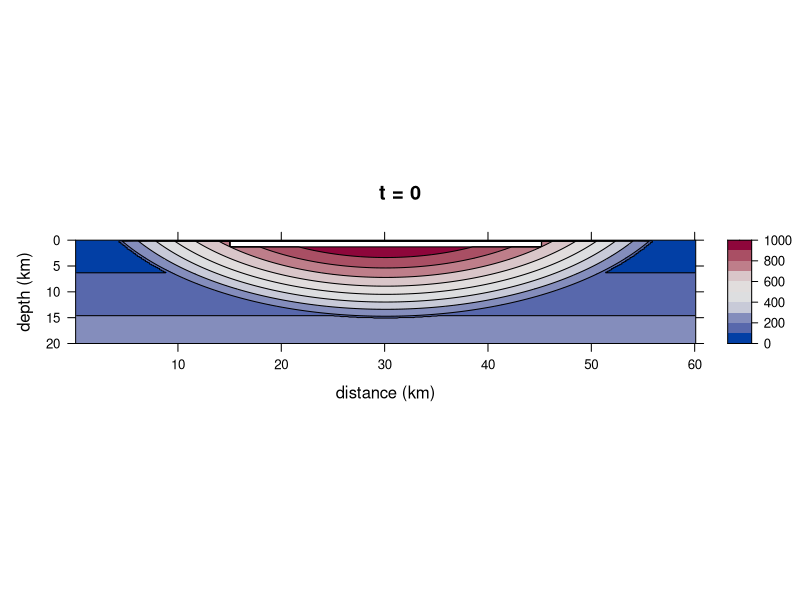

Generate this figure with R: (Note: a time limit stopped this script after it produced the figure.)
# This script creates a finite difference model of the cooling of a melt sheet
# caused by an impact.
# In this case we model the cooling of the Morokweng melt sheet.
# This code is designed to run in R.
# Updated 2020.10.30 CH

## SETUP -----------------------------------------------------------------------

# Clear all from workspace/environment.
  # rm(list = ls())

# Install and load required packages.
  # Install and load lattice for plotting results.
  if(!require(lattice)){install.packages("lattice")}
  library(lattice)
  # Install and load grDevices for plot color schemes.
  if(!require(grDevices)){install.packages("grDevices")}
  library(grDevices)


## SET MODEL DIMENSIONS --------------------------------------------------------

# Define grid size and node spacing for the model.

# Define size of model domain. 
  x.size <- 60000  # [m]
  z.size <- 20000  # [m]
# Set resolution (number of nodes).  
  x.num <- 300
  z.num <- 200 
# Define stepsize.
  dx <- x.size / (x.num - 1)  # [m] 
  dz <- z.size / (z.num - 1)  # [m]  
# Create vectors of node locations.
  x <- seq(from = 0, to = x.size, by = dx)  # [m]
  z <- seq(from = 0, to = z.size, by = dz)  # [m]


## SET MODEL PARAMETERS --------------------------------------------------------

# Define material properties and initialize arrays for the model area and for
# the melt sheet. 
# All temperatures in °C should be converted to K before running the model.

# Set and calculate constants.
# Set latent heat of fusion of diopside.
  # Suggested value: 421000 J/kg; Abramov and Kring (2007)
  L <- 421000  # [J/kg] 
# Set liquidus temperature.
  # Suggested value: 1195°C from MELTS modeling.
  T.liquidus.C <- 1195  # [°C]
  T.liquidus <- T.liquidus.C + 273.15  # [K]
# Set solidus temperature.
  # Suggested value: 796°C from MELTS modeling.
  T.solidus.C <- 796  # [°C]
  T.solidus <- T.solidus.C + 273.15  # [K]
# Set Zr saturation temperature from MELTS modeling.
  T.Zrsat.C <- 880  # [°C]
# Set heat capacity with no latent heat.
  # Suggested value: 1000 J/(kg*K), heat capacity of basement, melt, breccia; 
  # Abramov and Kring (2007)
  Cp.nolatent <- 1000  # [J/(kg*K)]
# Set initial heat capacity.
  Cp.initial <- matrix(data = Cp.nolatent, nrow = x.num, 
                       ncol = z.num)  # [J/(kg*K)]
# Calculate heat capacity accounting for latent heat of fusion.
  # Suggested value: 3339 J/(kg*K); Abramov and Kring (2007)
  Cp.prime <- Cp.initial + (L / (T.liquidus - T.solidus))  # [J/(kg*K)]
# Initialize matrix for initial model setup below.
  Cp.0 <- Cp.initial  
# Set thermal conductivity.
  # Suggested value: 2.5 W/(m*K), thermal conductivity of basement, melt, 
  # breccia; Abramov and Kring (2007)
  k <- matrix(data = 2.5, nrow = x.num, ncol = z.num)  #[W/(m*K)]
# Set heat productiion.
  # Suggested value: 2.2e-6 is average A value from Jones (1988), table 6
  A <- matrix(data = 2.2e-6, nrow = x.num, ncol = z.num)  # [W/(m^3)]
# Set density.
  # Suggested value: 2700 kg/(m^3), density of basement, melt, breccia; 
  # Abramov and Kring (2007)
  rho <- matrix(data = 2700, nrow = x.num, ncol = z.num)  # [kg/(m^3)]
# Calculate thermal diffusivity.
  Kappa <- k / (rho * Cp.nolatent)   # [(m^2)/s]
  Kappa.min <- min(Kappa)  # [(m^2)/s] 
# Set tectonic uplift rate.
  # We assumed no tectonic uplift. 
  U <- matrix(data = 0, nrow = x.num, ncol = z.num)  # [m/s]
# Set geothermal gradient.
  # Suggested value: 12 K/km, low end of gradient from Jones (1992) 
  a.Kkm <- 12  # [K/km]
  a <- a.Kkm / 1000  # [K/m]

# Define time step.
  dt.max.x <- (dx ^ 2) / (6 * Kappa.min)  # [s] 
  dt.max.z <- (dz ^ 2) / (6 * Kappa.min)  # [s] 
  dt.min <- min(dt.max.x, dt.max.z)
  dt.yr <- dt.min * 3.17098e-8 # [yr]
  dt <- dt.min
# Choose our own dt (has to be bigger than dt.min).
  dt.choice.yr <- 100  # [yr] 
  dt <- dt.choice.yr / 3.17098e-8  # [s]

# Set material properties of the melt sheet.
# Set the temperature of melt sheet.
  # Suggested value: 2370°C; Timms et al. (2017)  
  # Another option: 1700°C; Abramov and Kring (2007)
  T.meltsheet.C <- 2370  # [°C]
  T.meltsheet <- T.meltsheet.C + 273.15  # [K]
# Set dimensions of melt sheet.
  meltsheetdiameter <- 30000  # [m]
  meltsheetvolume <- 800  # [km^3]
# Calculate melt sheet thickness.
  meltsheetvolume.m3 <- meltsheetvolume * (1000 ^ 3)
  meltsheetthickness <- meltsheetvolume.m3 / 
    (((meltsheetdiameter / 2) ^ 2) * pi)  # [m]
# Find the position of the melt sheet in the modeling domain,
  # If the melt sheet is centered in the x direction in the model, find the 
  # position in meters along the x axis of the left (start) and right (end) 
  # sides of the meltsheet.
  xstart.melt <- mean(x) - (meltsheetdiameter / 2)  # [m]
  xend.melt <- mean(x) + (meltsheetdiameter / 2)  # [m]
  # Find the index in the vector that corresponds to the positions above.
  xstart.melt.index <- which(abs(x - xstart.melt) == min(abs(x - xstart.melt)))
  xend.melt.index <- which(abs(x - xend.melt) == min(abs(x - xend.melt)))
  # Find the z positions of the melt sheet. Make the melt sheet start on the 
  # second row of the matrix, below the air layer.
  zstart.melt.index <- 2 
  # If the melt sheet is meltsheetthickness and starts at the second row of the
  # model, find the index that corresponds to the bottom of the melt sheet.
  zend.melt <- z[2] + meltsheetthickness
  zend.melt.index <- round(zend.melt / dz, digits = 0)
  # Rename zend.melt for clarity later on.
  base.MS <- zend.melt / 1000  # [km]
# Input the sample height above base of melt sheet.
  M3.1 <- 0.7532
  M3.2 <- 0.4696
  M3.3 <- 0.2596
  M3.4 <- 0.1701
  M3.6 <- 0.1050
  
# Set a value for the air (surface) temperature.
  T.surface.C <- 25  # [°C]
  T.surface <- T.surface.C + 273.15  # [K]
  
# # Save table of parameters as a .csv file. Uncomment if needed.
# # Create and populate a data frame of model parameters (MP).
#   MP <- as.data.frame(matrix(data = NA, nrow = 1, ncol = 3))
#   colnames(MP) <- c("Variable", "Units", "Value")
#   # Model domain and resolution.
#   MP[1, ]  <- c("Model domain and resolution", "", "")
#   MP[2, ]  <- c("Modeled domain, distance", "km", x.size / 1000)
#   MP[3, ]  <- c("Model step size, distance", "m", round(dx, digits = 1))
#   MP[4, ]  <- c("Modeled domain, depth", "km", z.size / 1000)
#   MP[5, ]  <- c("Model step size, depth", "m", round(dz, digits = 1))
#   MP[6, ]  <- c("Model time step", "years", round(dt.choice.yr, digits = 1))
#   # Melt sheet size.
#   MP[7, ]  <- c("Melt sheet dimensions", "", "")
#   MP[8, ]  <- c("Melt sheet diameter", "km", meltsheetdiameter / 1000)
#   MP[9, ]  <- c("Melt sheet volume", "km^3", meltsheetvolume)
#   MP[10, ] <- c("Melt sheet thickness", "km", round(meltsheetthickness / 1000, digits = 2))
#   # Melt sheet and basement rock properties.
#   MP[11, ] <- c("Physical properties of basement and melt sheet", "", "")
#   MP[12, ] <- c("Geothermal gradient", "°C/km", a.Kkm)
#   MP[13, ] <- c("Latent heat of fusion of diopside", "J/kg", L)
#   MP[14, ] <- c("Heat capacity, no latent heat effects", "J/(kg*K)", Cp.nolatent)
#   MP[15, ] <- c("Heat capacity, accounting for latent heat of fusion", "J/(kg*K)", round(Cp.prime[1, 1], digits = 1))
#   MP[16, ] <- c("Thermal conductivity", "W/(m*K)", k[1, 1])
#   MP[17, ] <- c("Heat production, basement and melt sheet", "W/(m^3)", A[1, 1])
#   MP[18, ] <- c("Density, basement and melt sheet", "kg/(m^3)", rho[1,1])
#   MP[19, ] <- c("Thermal diffusivity, basement and melt", "(m^2)/s", round(Kappa[1, 1], digits = 7))
#   MP[20, ] <- c("Tectonic uplift", "m/s", U[1, 1])
#   # Temperatures.
#   MP[21, ] <- c("Temperatures", "", "")
#   MP[22, ] <- c("Temperature, melt sheet at time = 0", "°C", T.meltsheet.C)
#   MP[23, ] <- c("Temperature, surface", "°C", T.surface.C)
#   MP[24, ] <- c("Temperature, liquidus", "°C", T.liquidus.C)
#   MP[25, ] <- c("Temperature, solidus", "°C", T.solidus.C)
#   MP[26, ] <- c("Temperature, Zr saturation", "°C", T.Zrsat.C)
# # Write table to csv. Change path for your working directory.
#   write.csv(MP, file = "Morokweng Results/ModelParameters_2020.05.28.csv")
  

## INITIAL T DISTRIBUTION ------------------------------------------------------

# Set up an initial condition of an instantaneously emplaced melt sheet at an 
# elevated temperature and a central uplift region.

# Initialize a matrix for initial temperature conditions.
  T.0 <- matrix(data = 0, nrow = x.num, ncol = z.num)  # [K]
# Assign the first row of the initial matrix to be the air temperature.
  T.0[ , 1] <- T.surface  # [K] 
# Make a geotherm for the initialization matrix.
  for (i in 2:z.num) {
    T.0[ , i] <- T.0[1, 1] + a * z[i]
  }
  
# Elevate the temperature at central uplift.
  # Elevate the temperature at the central uplift by creating an ellipse with a
  # temperature gradient that is centered above the model domain (in the sky).
  # Here we used a large circle with a diameter two times larger than the melt 
  # sheet diameter, centered above the melt sheet. We scaled the temperature by 
  # position from center of ellipse and replaced these temperatures on relevant
  # nodes of the T.0 initialization matrix.
  for (i in 1:x.num) {
    for (j in 1:z.num) {
      # Calculate the value at the node to determine if it inside or outside the 
      # ellipse.
      node.value <- (((x[[i]] - mean(x))^2) / ((meltsheetdiameter)^2)) + 
        (((z[[j]] - (-meltsheetdiameter / 2))^2) / ((meltsheetdiameter) ^ 2))
      # Assign a value to the uplift matrix that depends on whether the node is
      # inside out outside the uplift ellipse.
      if (node.value <= 1) {
        # Inside the ellipse, scale the temperature position to decrease from 
        # center of ellipse. 
        T.0[i, j] <- 1600 + -node.value * 1150
      } else {
        # Outside the ellipse, keep the geotherm the same temperature.
        T.0[i, j] <- T.0[i, j] 
      }
    }
  }
# Check to see how the uplift geometry and scaling looks (uncomment next line).
  # levelplot(T.0 - 273.15, col.regions = rev(hcl.colors(n = 25, palette = 'Spectral')))

# Emplace the melt sheet on the initial conditions matrix. 
  # Set material properties of the melt sheet.
  for (i in xstart.melt.index:xend.melt.index) {
    for (j in zstart.melt.index:zend.melt.index) {
      T.0[i, j] <- T.meltsheet
      # k[i, j]     <- 3.0    # thermal conductivity, [W/(m*K)]
      # A[i, j]     <- 1e-6   # heat production, [W/(m^3)]
      # rho[i, j]   <- 3300   # density, [kg/(m^3)]
      if (T.0[i, j] < T.liquidus & T.0[i, j] > T.solidus) {
        Cp.0[i, j] <- Cp.initial[i, j]   # heat capacity, [J/(kg*K)]
      } else {
        Cp.0[i, j] <- Cp.prime[i, j]  
      }
      # Kappa[i, j] <- k[i, j] / (rho[i, j] * Cp[i, j])  # [(m^2)/s]
    }
  }
# Reapply air layer to top row of the model to cover the overwriting by the code
# that inserts the central uplift region.
  T.0[, 1] <- T.surface  # [K]

# Plot initial conditions to verify that the model is set up correctly.
levelplot(T.0 - 273.15,
  # Change x and y axis scales and labeling.
  scales = list(x = list(labels = seq(from = 0, to = (x.size / 1000), by = 10)),
              y = list(labels = seq(from = 0, to = (z.size / 1000), by = 5))),
  # Flip y axis so depth increases down.
  ylim = c(200, 0),
  # Add plot labels and title.
  xlab = "distance (km)", 
  ylab = "depth (km)", 
  main = "t = 0",
  # Set the aspect ratio of plot.
  aspect = (z.size / 2) / x.size,
  # Set the color scheme.
  col.regions = hcl.colors(n = 12.5, palette = "Blue-Red"),
  # Turn on contour lines.
  contour = T,
  # Set colorbar limits and density of contour interval on plot.
  # Uncomment the next line to color all temperatures.
  # at = c(seq(0, 2400, length.out = 12.5)))
  # Or, using the next line: color a restricted range of temperatures to better 
  # see the gradient of the central uplift region.
  at = c(seq(0, 1000, length.out = 11)))


## CREATE FUNCTION OF THERMAL MODEL --------------------------------------------

# Make a function to solve the finite difference equation for n time steps.
  RunModel <- function(n.timesteps) {
    # Initialize a list as a container for model returns at different times.
    T.n <- list()
    # Place T.0 in the first position of the T.n list.
    T.n[[1]] <- T.0
    # Initialize a list as a container for model returns at different times.
    Cp <- list()
    # Place T.0 in the first position of the T.n list.
    Cp[[1]] <- Cp.0
    for (t in 1:n.timesteps) {
      # Initialize T.n[[t + 1]]
      T.n[[t + 1]] <- matrix(data = NA, nrow = x.num, ncol = z.num)
      # Initialize Cp[[t + 1]]
      Cp[[t + 1]] <- matrix(data = NA, nrow = x.num, ncol = z.num)
      # Calculate T for interior of T.n[[t + 1]] matrix.
      for (i in 2:(x.num - 1)) {
        for (j in 2:(z.num - 1)) {
          # Set constant T border.
          T.n[[t + 1]][, 1] <- T.n[[1]][1, 1]  # top
          T.n[[t + 1]][, z.num] <- T.n[[1]][x.num, z.num]  # bottom
          T.n[[t + 1]][x.num, ] <- T.n[[t]][x.num, ]  # right
          T.n[[t + 1]][1, ] <- T.n[[1]][1, ]  # left
          # Calculate T in the interior of the model
          T.n[[t + 1]][i, j] <- T.n[[t]][i, j] +
            # conduction term
            ((Kappa[i, j] * dt) * (((T.n[[t]][(i + 1), j] - (2 * T.n[[t]][i, j]) + T.n[[t]][(i - 1), j]) / (dx ^ 2)) + ((T.n[[t]][i, (j + 1)] - (2 * T.n[[t]][i, j]) + T.n[[t]][i, (j - 1)]) / (dz ^ 2) ))) +
            # heat production term
            ((A[i, j] * dt) / (rho[i, j] * Cp[[t]][i, j])) +
            # advection/uplift term
            (U[i, j] * dt * ((T.n[[t]][i, (j + 1)] - T.n[[t]][i, j]) / dz))
        }
      }
      # Calculate Cp based on the most recent run of the model to be used in the
      # next iteration of the model.
      # Set constant Cp border.
      Cp[[t + 1]][1, ] <- Cp.initial[1, ]  # left
      Cp[[t + 1]][x.num, ] <- Cp.initial[x.num, ]  # right
      Cp[[t + 1]][, 1] <- Cp.initial[, 1]  # top
      Cp[[t + 1]][, z.num] <- Cp.initial[, z.num]  # bottom
      # Calculate Cp for interior of the model.
      for (i in 2:(x.num - 1)) {
        for (j in 2:(z.num - 1)) {
          Cp[[t + 1]][i, j] <- ifelse(T.n[[t + 1]][i, j] < T.liquidus && T.n[[t + 1]][i, j] > T.solidus, Cp.prime[i, j], Cp.initial[i, j])
        }
      }
    }
    objects.to.return <- list("T.n" = T.n, "Cp" = Cp)
    return(objects.to.return)
  }


## RUN MODEL -------------------------------------------------------------------

# Solve the finite difference equation for n time steps.
  # Set number of time steps. 
  n <- 800 
  # Run model for n timesteps.
  model.results <- RunModel(n)  
  # Save the model results of temperature to R environment.
  T.n <- model.results$T.n  # [K]

# Save model results to computer. Change path for your working directory.
  # saveRDS(T.n, file = "Morokweng Results/MeltSheet Results_2020.06.23/T.n_1700.RData")
# Load in previous model run results. Change path for your working directory.
  # T.n <- readRDS("Morokweng Results/MeltSheet Results_2020.06.23/T.n_1700.RData")
  
  
## PLOT 2D MODEL RESULTS -------------------------------------------------------

# Make plotting function to plot model results in °C using the lattice package.
  levelplotCH <- function(IterationNumber,
                          x.axis.in.m = x,
                          z.axis.in.m = z,
                          dtyr = dt.yr,
                          xnum = x.num,
                          znum = z.num,
                          xval = x.size,
                          zval = z.size) {
  # Specify dataset by the model iteration number.
  InputMatrix <- T.n[[IterationNumber]]
  # Make plot.                                                
  OutputPlot <- levelplot(InputMatrix - 273.15,
    # Change x and y axis scales and labeling.
    scales = list(x = list(labels = seq(from = 0, to = (xval / 1000), by = 10)),
                  y = list(labels = seq(from = 0, to = (zval / 1000), by = 2))),
    # Flip y axis so depth increases down.
    # Cut off the bottom part of the model because of edge effects.
    ylim = c(100, 0),
    # Add plot labels and title.
    xlab = "distance (km)", # x axis label
    ylab = "depth (km)", # y axis label
    main = paste("t =", (round(((IterationNumber - 1) * dt.choice.yr),
                 digits = 0)) / 1000, "ka", sep = " "),
    # Set the aspect ratio of plot.
    aspect = (zval / 2) / xval,
    # Set the color scheme.
    col.regions = hcl.colors(n = 12.5, palette = "Blue-Red"),
    # Comment out the line above and uncomment the lind below to plot in 
    # grayscale.
    # col.regions = rev(hcl.colors(n = 25, palette = 'Grays')),  
    contour = T,  # Add contour lines.
    # Set colorbar limits and density of contour interval on plot.
    at = c(seq(0, 2400, length.out = 12.5))) 
  return(OutputPlot)
  }

# Make plotting function to plot model results in °C zoomed in on the top four 
# kilometers of the model. See function above for code comments.
  levelplotCHzoom <- function(IterationNumber,
                              x.axis.in.m = x,
                              z.axis.in.m = z,
                              dtyr = dt.yr,
                              xnum = x.num,
                              znum = z.num,
                              xval = x.size,
                              zval = z.size) {
    InputMatrix <- T.n[[IterationNumber]]          
    OutputPlot <- levelplot(InputMatrix - 273.15,
      scales = list(x = list(labels = seq(from = 0, to = (xval / 1000), 
                                          by = 10)),
                    y = list(labels = seq(from = 0, to = (zval / 1000), 
                                          by = 1))),
      ylim = c(40, 0),
      xlab = "distance (km)",
      ylab = "depth (km)",
      main = paste("t =", (round(((IterationNumber - 1) * dt.choice.yr), 
                   digits = 0)) / 1000, "ka", sep = " "),
      aspect = (zval / 2) / xval,
      col.regions = hcl.colors(n = 12.5, palette = "Blue-Red"),
      contour = T,
      at = c(seq(0, 2400, length.out = 12.5)))
    return(OutputPlot)
  }

# Make plotting function to plot model results in °C zoomed in on the top four 
# kilometers of the model with only contour lines, no color. 
# See function above for code comments.
  levelplotCHzoom.nocolor <- function(IterationNumber,
                                      x.axis.in.m = x,
                                      z.axis.in.m = z,
                                      dtyr = dt.yr,
                                      xnum = x.num,
                                      znum = z.num,
                                      xval = x.size,
                                      zval = z.size) {
    InputMatrix <- T.n[[IterationNumber]]                               
    OutputPlot <- levelplot(InputMatrix - 273.15,
      scales = list(x = list(labels = seq(from = 0, to = (xval / 1000), 
                                          by = 10)),
                    y = list(labels = seq(from = 0, to = (zval / 1000), 
                                         by = 1))),
      ylim = c(40, 0),
      xlab = "distance (km)", 
      ylab = "depth (km)",
      main = paste("t =", (round(((IterationNumber - 1) * dt.choice.yr), 
                  digits = 0)) / 1000, "ka", sep = " "),
      aspect = (zval / 2) / xval,
      region = FALSE,
      # col.regions = hcl.colors(n = 12.5, palette = "Blue-Red"),
      contour = T, 
      at = c(seq(0, 2400, length.out = 12.5))) 
    return(OutputPlot)
  }

# Check to see that the model ran correctly and that the plotting functions
# work (uncomment the next lines).
  # levelplotCH(1)
  # levelplotCH(51)
  # levelplotCH(801)
  # levelplotCHzoom(1)
  # levelplotCHzoom(51)
  # levelplotCHzoom(801)
  # levelplotCHzoom.nocolor(1)
  # levelplotCHzoom.nocolor(51)
  # levelplotCHzoom.nocolor(801)

# Output plots as a PDF.
  # pdf("Morokweng Results/MeltSheet Results_2020.06.03/MeltSheet_Morokweng_2D results_2020.06.03.pdf",
  # width = 8.5, height = 11)
  # keyplots <- c(1, 51, 101, 151, 201, 251, 301, 401, 501)
  # levelplotCH(1)
  # for (n in 1:length(keyplots)) {
  #   print(levelplotCHzoom(keyplots[[n]]))
  # }
  # for (n in 1:length(keyplots)) {
  #   print(levelplotCHzoom.nocolor(keyplots[[n]]))
  # }
  # dev.off()


## EXTRACT AND PLOT 1D PROFILE RESULTS FOR M3 ----------------------------------

# Extract 1D results at the location of the M3 borehole.

# Iterate through T.n list, extract temperature values through 70.3% away from 
# the center of  the melt sheet (location of borehole M3), save in list T.1D.  
  # Initialize list to hold center values from T.n matricies.
  T.1D <- list()
  # Find the node location of M3.
  M3 <- round((mean(x) - ((meltsheetdiameter / 2) * 0.703)) / dx, digits = 0)
  # Iterate through all matrices in list T.n to extract temperature values at M3.
  for (i in 1:length(T.n)) {
    T.1D[[i]] <- T.n[[i]][(M3), ]
  }
# Extract key results to plot.
  # Initialize list to hold key results.
  T.1D.lim <- list()
  # Set key results.
  keyresults <- c(1, 51, 101, 151, 201, 251, 301, 401, 501, 601, 701, 801)
  # Iterate through keyresults and save a list of those temperature profiles.
  for (n in 1:length(keyresults)) {
    T.1D.lim[[n]] <- T.1D[[keyresults[[n]]]]
  }

# Plot 1D profile through M3 borehole. 
  plot.new()  
  plot(range(0, 2500), range(0, 4),
       type = "n",
       xlab = "temperature (°C)",
       ylab = "depth (km)",
       ylim = c(4, 0),
       yaxs = "i",
       xlim = c(0, 2500),
       xaxs = "i")
  # Set number of colors based on number of model results being plotted.
  colors <- (hcl.colors(n = length(T.1D.lim), palette = "Spectral"))
  # Add lines.
  for (i in 1:length(T.1D.lim)) {
    tempprofile <- T.1D.lim[[i]] - 273.15
    lines(tempprofile, z / 1000, lwd = 1.75,  col = colors[i])
  }
  # Add title.
  title("1D profile of borehole M3", cex.main = 0.8)
  # Add vertical lines for liquidus and solidus.
  lines(c(T.liquidus.C, T.liquidus.C), c(0, 4), lwd = 2, col = "gray")
  lines(c(T.solidus.C, T.solidus.C), c(0, 4), lwd = 2, col = "gray")
  text(x = T.liquidus.C + 30, y = 3.5, labels = "liquidus", srt = 270)
  text(x = T.solidus.C + 30, y = 3.5, labels = "solidus", srt = 270)
  # Add horizontal lines for sample horizons.
  lines(c(0, 2500), c(base.MS - M3.1, base.MS - M3.1))  # M3-1
  lines(c(0, 2500), c(base.MS - M3.2, base.MS - M3.2))  # M3-2
  lines(c(0, 2500), c(base.MS - M3.3, base.MS - M3.3))  # M3-3
  lines(c(0, 2500), c(base.MS - M3.4, base.MS - M3.4))  # M3-4
  lines(c(0, 2500), c(base.MS - M3.6, base.MS - M3.6))  # M3-6
  lines(c(0, 2500), c(base.MS, base.MS), col = "blue")  # base of melt sheet
  # Add a legend. 
  legend("bottomright", 
         paste(round(((keyresults - 1) * dt.choice.yr), digits = 0) / 1000), 
         cex = 0.8, col = colors, lty = "solid", lwd = 1.75,
         title = "time elapsed (ka)")

# Zoom in on samples to see when each sample passes through the solidus.
  # Extract limited results to plot.
  T.1D.lim2 <- list()
  lim2.iterations <- c(109, 111, 113,  # M3-1
                       179, 181, 183,  # M3-2
                       228, 230, 232,  # M3-3
                       248, 250, 252,  # M3-4
                       264, 265, 266)  # M3-6
  for (n in 1:length(lim2.iterations)){
    T.1D.lim2[[n]] <- T.1D[[lim2.iterations[[n]]]]
  }
  # Make plot.
  plot.new()  
  plot(range(780, 820), range(0.4, 1.2),
       type = "n",
       xlab = "Temperature (°C)",
       ylab = "Depth (km)",
       ylim = c(1.2, 0.4),
       yaxs = "i",
       xlim = c(780, 820),
       xaxs = "i")
  colors <- (hcl.colors(n = length(T.1D.lim2), palette = "Spectral"))
  for (i in 1:length(T.1D.lim2)) {
    tempprofile <- T.1D.lim2[[i]] - 273.15
    lines(tempprofile, z / 1000, type = "l", lwd = 1.75, col = colors[i],
          lty = "solid")
  }
  title("1D profile of borehole M3", cex.main = 0.8)
  lines(c(T.solidus.C, T.solidus.C), c(0, 1.5), lwd = 2, col = "gray")
  text(x = T.solidus.C + 1, y = 0.6, labels = "solidus", srt = 270)  
  lines(c(0, 2500), c(base.MS - M3.1, base.MS - M3.1))  # M3-1
  lines(c(0, 2500), c(base.MS - M3.2, base.MS - M3.2))  # M3-2
  lines(c(0, 2500), c(base.MS - M3.3, base.MS - M3.3))  # M3-3
  lines(c(0, 2500), c(base.MS - M3.4, base.MS - M3.4))  # M3-4
  lines(c(0, 2500), c(base.MS - M3.6, base.MS - M3.6))  # M3-6
  legend("bottomright", paste((lim2.iterations - 1) / 10), cex = 0.8, 
         col = colors, lty = "solid", lwd = 1.75, title = "time elapsed (ka)")
  
# Zoom in on samples to see when each sample passes through the Zr saturation T.
  # Extract limited results to plot.
  T.1D.lim3 <- list()
  lim3.iterations <- c(96, 97, 98,  # M3-1
                       155, 156, 157, 158,  # M3-2
                       195, 196, 197,  # M3-3
                       211, 212, 213,  # M3-4
                       222, 223, 224, 225)  # M3-6
  for (n in 1:length(lim3.iterations)){
    T.1D.lim3[[n]] <- T.1D[[lim3.iterations[[n]]]]
  }
  # Make plot.
  plot.new()  
  plot(range(860, 900), range(0.4, 1.2),
       type = "n",
       xlab = "Temperature (°C)",
       ylab = "Depth (km)",
       ylim = c(1.2, 0.4),
       yaxs = "i",
       xlim = c(860, 900),
       xaxs = "i")
  colors <- (hcl.colors(n = length(T.1D.lim3), palette = "Spectral"))
  for (i in 1:length(T.1D.lim3)) {
    tempprofile <- T.1D.lim3[[i]] - 273.15
    lines(tempprofile, z / 1000, type = "l", lwd = 1.75, col = colors[i],
          lty = "solid")
  }
  title("1D profile of borehole M3", cex.main = 0.8)
  lines(c(T.Zrsat.C, T.Zrsat.C), c(0, 1.5), lwd = 2, col = "gray")
  text(x = T.Zrsat.C + 1, y = 0.6, labels = "Zr saturation", srt = 270)  
  lines(c(0, 2500), c(base.MS - M3.1, base.MS - M3.1))  # M3-1
  lines(c(0, 2500), c(base.MS - M3.2, base.MS - M3.2))  # M3-2
  lines(c(0, 2500), c(base.MS - M3.3, base.MS - M3.3))  # M3-3
  lines(c(0, 2500), c(base.MS - M3.4, base.MS - M3.4))  # M3-4
  lines(c(0, 2500), c(base.MS - M3.6, base.MS - M3.6))  # M3-6
  legend("bottomright", paste((lim3.iterations - 1) / 10), cex = 0.8, 
         col = colors, lty = "solid", lwd = 1.75, title = "time elapsed (ka)")  
  

# Save results from looking at plots.
  relative.ages <- data.frame(sample = c("M3-1", "M3-2", "M3-3", "M3-4", 
    "M3-6"),
    solidus.ka = c(11, 18, 22.9, 24.9, 26.4),
    Zrsat.ka = c(9.6, 15.5, 19.5, 21.1, 22.2),
    UPb.age = c(146.056, 146.060, 146.053, 146.065, 146.018),
    UPb.uncertainty = c(0.018, 0.017, 0.015, 0.014, 0.017),
    strat.pos = c((base.MS - M3.1), (base.MS - M3.2), (base.MS - M3.3),
    (base.MS - M3.4), (base.MS - M3.6)))


## EXTRACT AND PLOT 1D PROFILE RESULTS FOR CENTER OF MELT SHEET ----------------
  
# Extract 1D results through center of 2D model results.
 
# Iterate through T.n list, extract temperature values through center of melt 
# sheet, save in list T.1D.center.
  # Initialize list to hold center values from T.n matricies.
  T.1D.center <- list()
  # Iterate through all matrices in list T.n to extract temperature values at 
  # the center of the melt sheet.
  for (i in 1:length(T.n)) {
    T.1D.center[[i]] <- T.n[[i]][(x.num / 2), ]
  }
# Extract key results to plot.
  # Initialize list to hold key results.
  T.1D.center.lim <- list()
  # Set key results.
  keyresults.center <- c(1, 51, 101, 151, 201, 251, 301, 401, 501, 601, 701, 801)
  # Iterate through keyresults and save a list of those temperature profiles.
  for (n in 1:length(keyresults.center)) {
    T.1D.center.lim[[n]] <- T.1D.center[[keyresults.center[[n]]]]
  }
  
# Plot 1D profile through the center of the melt sheet. 
  plot.new()  
  plot(range(0, 2500), range(0, 4),
       type = "n",
       xlab = "temperature (°C)",
       ylab = "depth (km)",
       ylim = c(4, 0),
       yaxs = "i",
       xlim = c(0, 2500),
       xaxs = "i")
  colors <- (hcl.colors(n = length(T.1D.center.lim), palette = "Spectral"))
  for (i in 1:length(T.1D.center.lim)) {
    tempprofile <- T.1D.center.lim[[i]] - 273.15
    lines(tempprofile, z / 1000, lwd = 1.75,  col = colors[i])
  }
  title("1D profile of center of melt sheet", cex.main = 0.8)
  lines(c(T.liquidus.C, T.liquidus.C), c(0, 4), lwd = 2, col = "gray")
  lines(c(T.solidus.C, T.solidus.C), c(0, 4), lwd = 2, col = "gray")
  text(x = T.liquidus.C + 30, y = 3.5, labels = "liquidus", srt = 270)
  text(x = T.solidus.C + 30, y = 3.5, labels = "solidus", srt = 270)
  lines(c(0, 2500), c(base.MS - 0.7566, base.MS - 0.7566))  # M3-1
  lines(c(0, 2500), c(base.MS - 0.4711, base.MS - 0.4711))  # M3-2
  lines(c(0, 2500), c(base.MS - 0.2599, base.MS - 0.2599))  # M3-3
  lines(c(0, 2500), c(base.MS - 0.1716, base.MS - 0.1716))  # M3-4
  lines(c(0, 2500), c(base.MS - 0.1081, base.MS - 0.1081))  # M3-6
  lines(c(0, 2500), c(base.MS, base.MS), col = "blue")  # base of melt sheet
  lines(c(0, 2500), 
        c(2 * meltsheetthickness / 1000, 2 * meltsheetthickness / 1000), 
        col = "red")  # cutoff for melt availability for the melt sheet system
  legend("bottomright", 
         paste(round(((keyresults.center - 1) * dt.choice.yr), digits = 0) / 1000), 
         cex = 0.8, col = colors, lty = "solid", lwd = 1.75,
         title = "time elapsed (ka)")
  
# Find when 2 * meltsheetthickness passed through the solidus at the center of
# the model.
  T.1D.lim.meltavail <- list()
  lim.meltavail.iterations <- c(652, 653, 654, 655, 656)
  # lim.meltavail.iterations <- c(541, 542, 543, 544, 545, 546)
  for (n in 1:length(lim.meltavail.iterations)){
    T.1D.lim.meltavail[[n]] <- T.1D.center[[lim.meltavail.iterations[[n]]]]
  }
  # Make plot.
  plot.new()  
  plot(range(780, 820), range(2.30, 2.24),
       type = "n",
       xlab = "Temperature (°C)",
       ylab = "Depth (km)",
       ylim = c(2.30, 2.24),
       yaxs = "i",
       xlim = c(780, 820),
       xaxs = "i")
  colors <- (hcl.colors(n = length(T.1D.lim.meltavail), palette = "Spectral"))
  for (i in 1:length(T.1D.lim.meltavail)) {
    tempprofile <- T.1D.lim.meltavail[[i]] - 273.15
    lines(tempprofile, z / 1000, type = "l", lwd = 1.75, col = colors[i],
          lty = "solid")
  }
  title("1D profile of center of melt sheet", cex.main = 0.8)
  lines(c(T.solidus.C, T.solidus.C), c(2.4, 2.1), lwd = 2, col = "gray")
  text(x = T.solidus.C - 1, y = 2.295, labels = "solidus", srt = 270)  
  lines(c(0, 2500), 
        c(2 * meltsheetthickness / 1000, 2 * meltsheetthickness / 1000), 
        col = "red")  # cutoff for melt availability for the melt sheet system
  legend("bottomright", paste((lim.meltavail.iterations - 1) / 10), cex = 0.8, 
         col = colors, lty = "solid", lwd = 1.75, title = "time elapsed (ka)")  
  
  
## PLOT MODEL RESULTS THROUGH TIME FOR EACH SAMPLE -----------------------------
  
# Extract a temperature value for each time step (each matrix in the T.n list)
# at a given depth and distance from the center of the melt sheet (sample 
# location).
  # Initialize matrix to hold temperature values from T.n matricies for all 
  # samples.
  T.M3 <- matrix(data = NA,
                 nrow = 5, # a row for each sample  
                 ncol = length(T.n))  # a column for each time step
  # Rename T.M3 rows by sample.
  rownames(T.M3) <- c("M3-1", "M3-2", "M3-3", "M3-4", "M3-6")
# Determine which row of the model (z axis) results matrices corresponds to each
# sample depth.
  # Initialize vector to hold sample depths.
  z.samples <- vector()
  # Find nodal depth of M3-1.
  z.samples[[1]] <- round(((base.MS - M3.1) * 1000) / dz, digits = 0)  # M3-1
  z.samples[[2]] <- round(((base.MS - M3.2) * 1000) / dz, digits = 0)  # M3-2
  z.samples[[3]] <- round(((base.MS - M3.3) * 1000) / dz, digits = 0)  # M3-3
  z.samples[[4]] <- round(((base.MS - M3.4) * 1000) / dz, digits = 0)  # M3-4
  z.samples[[5]] <- round(((base.MS - M3.6) * 1000) / dz, digits = 0)  # M3-6
# Iterate through T.n list, extract T values at the M3 borehole for each sample,
# save in matrix T.M3.
  for (n in 1:length(z.samples)) {
    for (i in 1:length(T.n)) {
      T.M3[n, i] <- T.n[[i]][M3, z.samples[[n]]]
    }
  }
# Make a vector of values for x axis.
  xax.M3 <- vector()
  xax.M3 <- 0:(length(T.n) - 1)
  xax.M3 <- xax.M3 * dt.choice.yr / 1000 # ka
# Add a row to T.M3 of time in ka.
  T.M3 <- rbind(T.M3, xax.M3)
  rownames(T.M3)[6] <- "elapsed time (ka)"

# Plot T-t path for each sample with a zoomed in inset plot.
  plot.new()
  par(fig = c(0, 1, 0, 1))
  plot(range(0, 80), range(0,2500),
       type = "n",
       xlab = "elapsed time (ka)",
       ylab = "temperature (°C)",
       xaxs = "i",
       yaxs = "i")
  colors <- (hcl.colors(n = (dim(T.M3)[1] - 1), palette = "Temps"))
  for (i in 1:((dim(T.M3)[1]) - 1)) {
    lines(x = T.M3[6, ], y = T.M3[i, ] - 273.15,
          type = "l", lwd = 1.75, col = colors[i], lty = "solid")
  }
  title("Time-temperature path of M3 borehole samples", cex.main = 0.8)
  lines(c(0, 80), c(T.liquidus.C, T.liquidus.C), lwd = 2, col = "gray")
  lines(c(0, 80), c(T.solidus.C, T.solidus.C), lwd = 2, col = "gray")
  text(x = 60, y = T.liquidus.C + 30, labels = "liquidus")
  text(x = 60, y = T.solidus.C + 30, labels = "solidus")
  legend("bottomleft", rownames(T.M3)[1:((dim(T.M3)[1]) - 1)], 
         cex = 0.8, col = colors, lty = "solid", lwd = 1.75, title = "sample")
  # Make inset figure.
  par(fig = c(0.25, 1, 0.5, 1), new = TRUE)
  plot(range(5, 30), range(700,900),
       type = "n",
       xlab = "elapsed time (ka)",
       ylab = "temperature (°C)",
       xaxs = "i",
       yaxs = "i")
  colors <- (hcl.colors(n = (dim(T.M3)[1] - 1), palette = "Temps"))
  for (i in 1:((dim(T.M3)[1]) - 1)) {
    lines(x = T.M3[6, ], y = T.M3[i, ] - 273.15,
          type = "l", lwd = 1.75,col = colors[i], lty = "solid")
  }
  lines(c(5, 30), c(T.solidus.C, T.solidus.C), lwd = 2, col = "gray")
  text(x = 27, y = T.solidus.C + 5, labels = "solidus")

  
## PLOT U-Pb VS. THERMAL MODEL AGES WITH DEPTH ---------------------------------
  
# Use relative.ages data frame to plot time-depth plots for U-Pb weighted mean 
# ages and thermal model ages
  
# Find thermal model anchoring point (mean variance of upper four samples).
  anchor.model <- mean(relative.ages$solidus.ka[1:4])
# Find U-Pb anchoring point of upper four samples.
  # anchor.UPb.simple <- mean(relative.ages$UPb.age[1:4])
  # Find max and min ages of y axis.
  max.age <- max(relative.ages$UPb.age[1:4]) + 
    5 * median(relative.ages$UPb.uncertainty[1:4])
  min.age <- min(relative.ages$UPb.age[1:4]) - 
    5 * median(relative.ages$UPb.uncertainty[1:4])
  # Use compound.prob function to create a summed pdf from min.age to max.age.
  # INPUTS:      ages = a vector of ages
  #              sigs = a vector of 2 sigma uncertainties
  # OUTPUTS:     P    = probability values
  compound.prob <- function(ages, sigs){
    # Divide 2 sigma uncertainties to get 1 sigma uncertainties.
    sigs1 <- sigs / 2  
    x <- seq(min(min.age), max(max.age), length = ((max.age - min.age) * 100))  
    interval <- matrix(0, nrow = length(x), ncol = length(ages))
    for (i in 1:length(ages)) {
      interval[, i] <- dnorm(x, ages[i], 
                             sigs1[i]) / length(ages) * mean(diff(x))
    }
    P <- data.frame(x = x,probability = apply(interval, 1, sum))
    return(P)
  }
  # Calculate summed PDFs of weighted mean ages the compound.prob function.
  P <- compound.prob(relative.ages$UPb.age[1:4], 
                     relative.ages$UPb.uncertainty[1:4]) 
  # Scale the column by the max value in the column so the y axis will have a 
  # max value of 1.
  P$probability.scaled <- P$probability / max(P$probability) 
# Make plot of summed pdf to visualize.
  plot.new()  
  par(fig = c(0, 1, 0, 1))
  plot(range(145.98, 146.1), range(0, 2),
       type = "n",
       xlab = "age (Ma)",
       ylab = "relative probability",
       ylim = c(0, 1.1),
       yaxs = "i",
       xlim = c(146.1, 145.98),
       xaxs = "i")
  lines(x = P$x,
        y = P$probability.scaled,
        lwd = 2,
        col = "blue")
  title("Summed PDF of weighted mean U-Pb ages",
        cex.main = 0.8)
# Find mean of variance of weighted mean U-Pb ages and uncertainties.
  anchor.UPb <- P[(match(max(P$probability.scaled), P$probability.scaled)), 1]
  
# Make plot of U-Pb ages by stratigraphic height.
  plot.new()
  plot(range(145.98, 146.1), range(0.2, 1.4),
       type = "n",
       xlab = "time (Ma)",
       ylab = "stratigraphic position of samples",
       xaxs = "i",
       yaxs = "i",
       ylim = c(1.4, 0.2),
       xlim = c(146.1, 145.98))
  # Set number of colors based on number of model results being plotted.
  colors <- (hcl.colors(n = 5, palette = "Temps"))
  # Add error bars for U-Pb ages.
  arrows(relative.ages$UPb.age - 
           relative.ages$UPb.uncertainty, relative.ages$strat.pos,
         relative.ages$UPb.age + 
           relative.ages$UPb.uncertainty, relative.ages$strat.pos,
         length = 0.05, angle = 90, code = 3)
  # Add line with points for U-Pb time.
  lines(x = relative.ages$UPb.age, y = relative.ages$strat.pos)
  points(x = relative.ages$UPb.age, y = relative.ages$strat.pos,
         pch = 22, lwd = 0.5, col = "black", cex = 1, bg = colors)
  # Add anchor line.
  lines(x = c(anchor.UPb, anchor.UPb), y = c(0.2, 1.4))
  
# Make plot of solidus thermal model ages by stratigraphic height.
  # Need to cover range from 146.10 to 145.98 Ma (0.12 Ma)
  plot.new()
  plot(range(0, 0.12), range(0.2, 1.4),
       type = "n",
       xlab = "time (Ma)",
       ylab = "stratigraphic position of samples",
       xaxs = "i",
       yaxs = "i",
       ylim = c(1.4, 0.2),
       xlim = c(0, 0.12))
  # Set number of colors based on number of model results being plotted.
  colors <- (hcl.colors(n = 5, palette = "Temps"))
  # Add line with points for U-Pb time.
  lines(x = relative.ages$solidus.ka / 1000, y = relative.ages$strat.pos)
  points(x = relative.ages$solidus.ka / 1000, y = relative.ages$strat.pos,
         pch = 21, lwd = 0.5, col = "black", cex = 1, bg = colors)
  # Add anchor line.
  lines(x = c(anchor.model / 1000, anchor.model / 1000), y = c(0.2, 1.4))
  
# Make plot of Zr saturation thermal model ages by stratigraphic height.
  # Need to cover range from 146.10 to 145.98 Ma (0.12 Ma)
  plot.new()
  plot(range(0, 0.12), range(0.2, 1.4),
       type = "n",
       xlab = "time (Ma)",
       ylab = "stratigraphic position of samples",
       xaxs = "i",
       yaxs = "i",
       ylim = c(1.4, 0.2),
       xlim = c(0, 0.12))
  # Set number of colors based on number of model results being plotted.
  colors <- (hcl.colors(n = 5, palette = "Temps"))
  # Add line with points for U-Pb time.
  lines(x = relative.ages$Zrsat.ka / 1000, y = relative.ages$strat.pos)
  points(x = relative.ages$Zrsat.ka / 1000, y = relative.ages$strat.pos,
         pch = 21, lwd = 0.5, col = "black", cex = 1, bg = colors)
  # Add anchor line.
  lines(x = c(anchor.model / 1000, anchor.model / 1000), y = c(0.2, 1.4))

  
